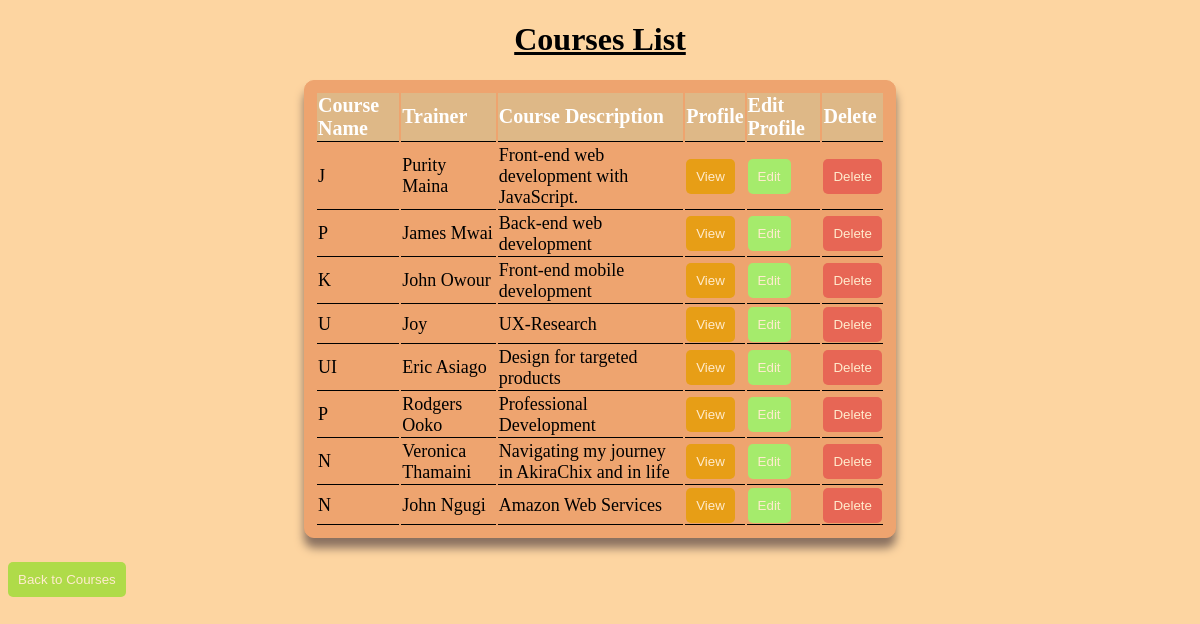
The page /course/list/ on the database its author committed.
### course/models.py (models this page shows)
class Course(models.Model):
    course_choice =((u'P',u'Python'),
    (u'J',u'JavaScript'),
    (u'K',u'Kotlin'),
    (u'U',u'UX Research'),
    (u'UI',u'UI/UX Design'),
    (u'P',u'Professional Development'),
    (u'N',u'Navigating Your Journey'))
    course_name = models.CharField(max_length=20,choices=course_choice, null=True)
    course_code_choice=((u'P',u'P-BackEnd'),
   ( u'J',u'J-FrontEnd'),
   (u'K',u'K-MobFront'),
   (u'U',u'U-Rsh'),
   (u'UI',u'UI/UX'),
   (u'p',u'PD'),
   (u'N',u'NYJ'))
    course_code = models.CharField(max_length=10,choices=course_code_choice, null=True)
    trainer = models.CharField(max_length=20, null=True)
    course_description = models.TextField(null=True)
    syllabus = models.FileField(upload_to='files/', null=True)

### course/views.py (the view)
# urls.py: path("list/",course_list,name="course_list"),
def course_list(request):
    courses = Course.objects.all()
    return render(request,"course_list.html",{"courses":courses})

### course/templates/course_list.html (shortened to what this page needs)
<!DOCTYPE html>
<html lang="en">
<head>
</head>
<body>
    <h1>Courses List</h1>
    <table>
        <tr>
            <th>Course Name</th>
            <th>Trainer</th>
            <th>Course Description</th>
            <th>Profile</th>
            <th>Edit Profile</th>
            <th>Delete</th>
        </tr>
        {% for course in courses %}
        <tr>
            <td>{{course.course_name}}</td>
                <td>{{course.trainer}}</td>
                <td>{{course.course_description}}</td>
                <td><button id = "profile"><a href="{%url 'course_profile' id=course.id %}">View</a></button></td>
                <td><button id="edit"><a href="{%url 'edit_course' id=course.id %}">Edit</a></button></td>
                <td><button id="delete"><a href="{%url 'delete_course' id=course.id %}">Delete</a></button></td>
        </tr>
        {%endfor%}
    </table>
    <button id="back"><a href="{%url 'course_page'%}">Back to Courses</a></button>
</body>
</html>

### course/templates/course_list.html (style rules this page uses)
body { background-color: rgb(253, 213, 161); }
h1 { text-align: center; text-decoration: underline; }
table { width: 50%; border: 1px groove rgb(238, 164, 111); text-align: left; height: 400px; margin-left: 25%; padding: 10px; font-size: 18px; background-color: rgb(238, 164, 111); box-shadow: 0px 10px 10px rgb(138, 113, 96); border-radius: 10px; }
th { background-color: burlywood; color: white; font-size: 20px; }
th, td { border-bottom: 1px solid black; }
#edit { background-color: rgb(165, 235, 108); border: transparent; padding: 10px; border-radius: 5px; }
#edit a { text-decoration: none; color: blanchedalmond; }
#profile { background-color: rgb(231, 158, 22); border: transparent; padding: 10px; border-radius: 5px; }
#profile a { text-decoration: none; color: blanchedalmond; }
#delete { background-color: rgb(231, 102, 85); border: transparent; padding: 10px; border-radius: 5px; }
#delete a { text-decoration: none; color: blanchedalmond; }
#back { background-color: rgb(175, 219, 73); border: transparent; padding: 10px; border-radius: 5px; margin-top: 2%; }
#back a { text-decoration: none; color: blanchedalmond; }

### rows shown on the page
Course: course_name "J", trainer "Purity Maina", course_description "Front-end web development with JavaScript."
Course: course_name "P", trainer "James Mwai", course_description "Back-end web development"
Course: course_name "K", trainer "John Owour", course_description "Front-end mobile development"
Course: course_name "U", trainer "Joy", course_description "UX-Research"
Course: course_name "UI", trainer "Eric Asiago", course_description "Design for targeted products"
Course: course_name "P", trainer "Rodgers Ooko", course_description "Professional Development"
Course: course_name "N", trainer "Veronica Thamaini", course_description "Navigating my journey in AkiraChix and in life"
Course: course_name "N", trainer "John Ngugi", course_description "Amazon Web Services"
